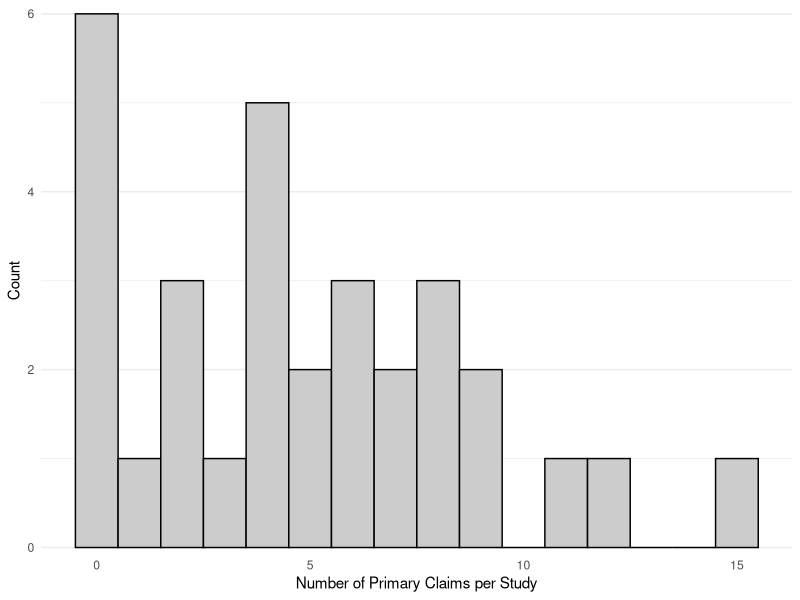
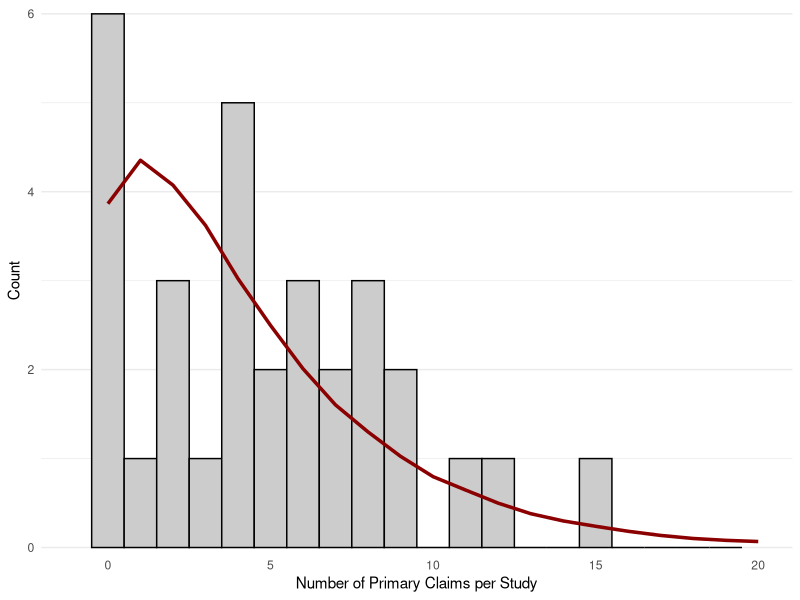

Reproduce these figures in R, in order.
# Script to analyze the pilot data of the project
# "Computational Reproducibility in Sports Science"
# date: 05/2025
# author: Simon Nolte

# load packages
library(MASS)    # function fitting
library(ggplot2) # visualization
library(dplyr)   # data wrangling

# read pilot data
inc <- read.csv("data/pilot_inclusion.csv")
pc <- read.csv("data/pilot_pc.csv")

# number of articles screened
nrow(inc)
#> 38

# number of articles included
sum(inc$inclusion)
#> 31

# exclusion reasons
table(inc$reason)
#> no original research: 4
#> qualitative research: 3

# total number of PCs
nrow(pc)
#> 152

# number of articles with at least one pc
length(unique(pc$id))
#> 25

# count number of primary claims
t <- table(factor(pc$id, levels = inc$id[inc$inclusion]))
# extract counts
count <- as.numeric(t)
count

# get descriptive statistics
quantile(count)
#> 4 [2, 7.5 IQR]

# plot histogram of primary claims per study
ct <- data.frame(count = count)
p <- ggplot(ct, aes(x = count)) +
  geom_histogram(binwidth = 1, color = "black", fill = "grey80") +
  scale_x_continuous(name = "Number of Primary Claims per Study") +
  scale_y_continuous(name = "Count", expand = c(0.01,0.01)) +
  theme_minimal() +
  theme(
    panel.grid.major.x = element_blank(),
    panel.grid.minor.x = element_blank()
  )
ggsave("plots/pc_count.png", p, dpi = 300, width = 5, height = 3.5, bg = "white")

# fit a negative binomial distribution on the raw count data
fit <- fitdistr(count, densfun = "negative binomial")$estimate
fit
#> size = 1.56
#> mu = 4.9
# convert mu to more common scale p:
fit[["size"]] / (fit[["size"]]+fit[["mu"]])
#> prob = 0.24

# convert to relative counts
pmf <- data.frame(count = rnbinom(100000, size = 1.5, prob = 0.25)) |>
  count(count) |>
  mutate(prob = n / sum(n))

# overlay the count data by the fitted negBinomial
p2 <- ggplot(ct, aes(x = count)) +
  geom_histogram(binwidth = 1, color = "black", fill = "grey80") +
  geom_line(data = pmf, aes(y = prob * nrow(ct)), 
            color = "darkred", linewidth = 1.2) +
  scale_x_continuous(
    name = "Number of Primary Claims per Study",
    limits = c(-1,20)
  ) +
  scale_y_continuous(name = "Count", expand = c(0.01,0.01)) +
  theme_minimal() +
  theme(
    panel.grid.major.x = element_blank(),
    panel.grid.minor.x = element_blank()
  )
ggsave("plots/pc_count_overlay.png", p2, dpi = 300, width = 5, height = 3.5, bg = "white")